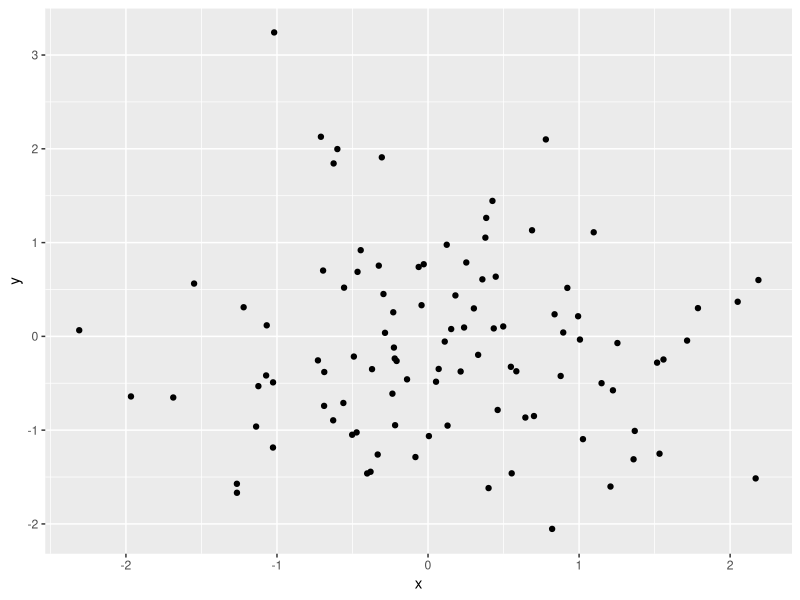
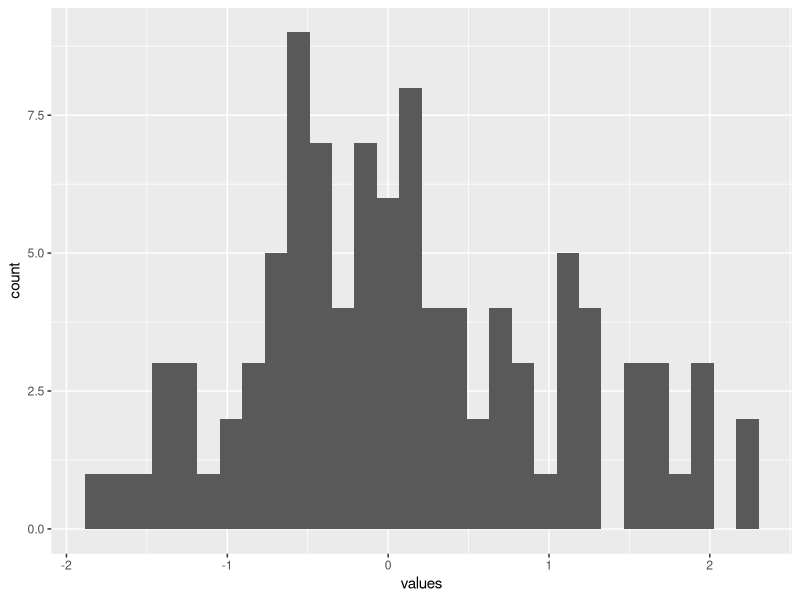
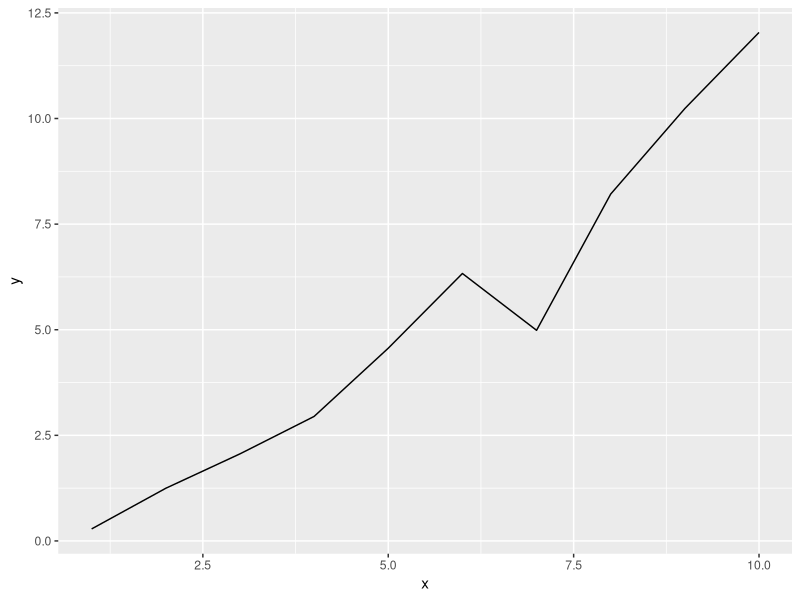
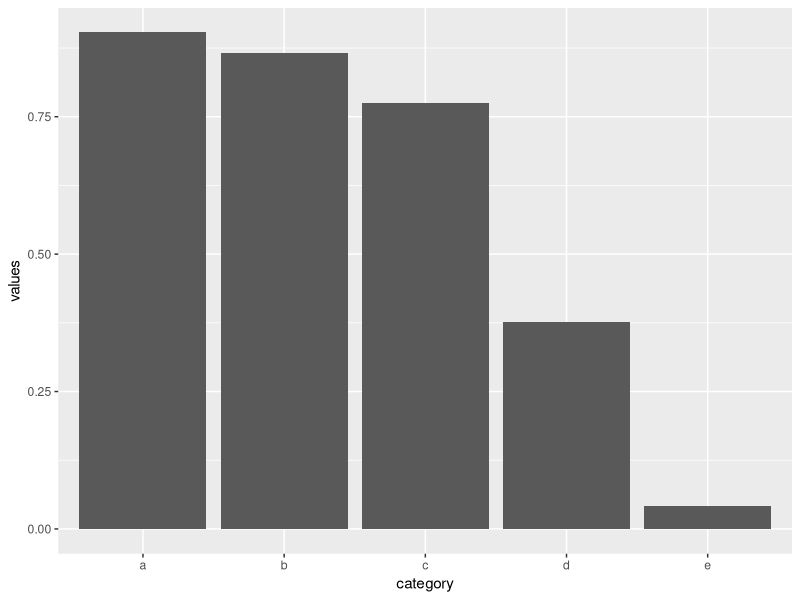

Recreate these plots in R, in order.
# Install ggplot2 package if not already installed
# install.packages("ggplot2")

# Load ggplot2 library
library(ggplot2)

# Example 1: Scatter plot
# Create sample data
set.seed(123)
data <- data.frame(
  x = rnorm(100),
  y = rnorm(100)
)

# Create a scatter plot
ggplot(data, aes(x = x, y = y)) +
  geom_point()

# Example 2: Histogram
# Create sample data
data <- data.frame(
  values = rnorm(100)
)

# Create a histogram
ggplot(data, aes(x = values)) +
  geom_histogram()

# Example 3: Line plot
# Create sample data
data <- data.frame(
  x = 1:10,
  y = 1:10 + rnorm(10)
)

# Create a line plot
ggplot(data, aes(x = x, y = y)) +
  geom_line()

# Example 4: Bar plot
# Create sample data
data <- data.frame(
  category = letters[1:5],
  values = runif(5)
)

# Create a bar plot
ggplot(data, aes(x = category, y = values)) +
  geom_bar(stat = "identity")
